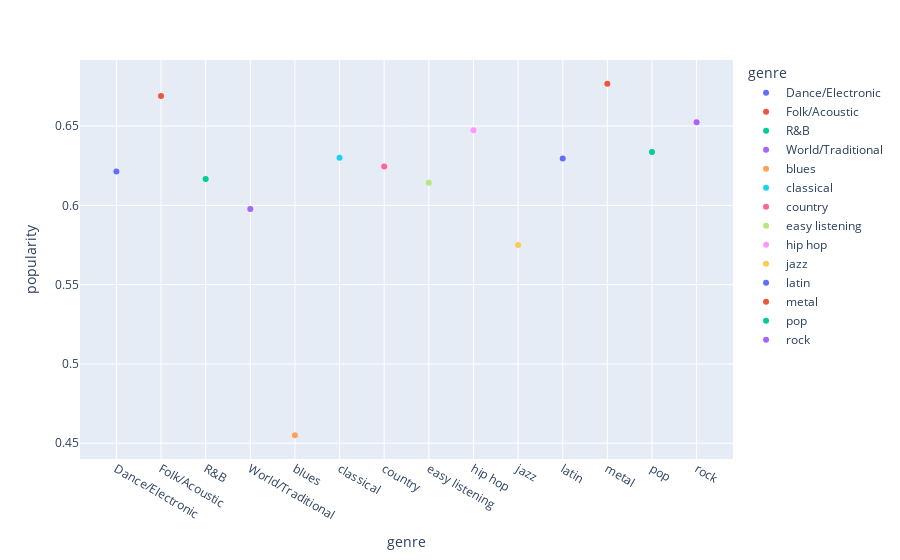

Notebook code for this chart:
### Code cell
px.scatter(result,x='genre',y='popularity',color='genre')

### Figure 1 — Plotly figure (JSON) as saved in the notebook; plotly's stock layout.template omitted (floating-point values rounded to 4 significant figures)
{"data": [{"hovertemplate": "genre=%{x}<br>popularity=%{y}<extra></extra>", "legendgroup": "Dance/Electronic", "marker": {"color": "#636efa", "symbol": "circle"}, "mode": "markers", "name": "Dance/Electronic", "orientation": "v", "showlegend": true, "type": "scatter", "x": ["Dance/Electronic"], "xaxis": "x", "y": [0.6213], "yaxis": "y"}, {"hovertemplate": "genre=%{x}<br>popularity=%{y}<extra></extra>", "legendgroup": "Folk/Acoustic", "marker": {"color": "#EF553B", "symbol": "circle"}, "mode": "markers", "name": "Folk/Acoustic", "orientation": "v", "showlegend": true, "type": "scatter", "x": ["Folk/Acoustic"], "xaxis": "x", "y": [0.6689], "yaxis": "y"}, {"hovertemplate": "genre=%{x}<br>popularity=%{y}<extra></extra>", "legendgroup": "R&B", "marker": {"color": "#00cc96", "symbol": "circle"}, "mode": "markers", "name": "R&B", "orientation": "v", "showlegend": true, "type": "scatter", "x": ["R&B"], "xaxis": "x", "y": [0.6166], "yaxis": "y"}, {"hovertemplate": "genre=%{x}<br>popularity=%{y}<extra></extra>", "legendgroup": "World/Traditional", "marker": {"color": "#ab63fa", "symbol": "circle"}, "mode": "markers", "name": "World/Traditional", "orientation": "v", "showlegend": true, "type": "scatter", "x": ["World/Traditional"], "xaxis": "x", "y": [0.5978], "yaxis": "y"}, {"hovertemplate": "genre=%{x}<br>popularity=%{y}<extra></extra>", "legendgroup": "blues", "marker": {"color": "#FFA15A", "symbol": "circle"}, "mode": "markers", "name": "blues", "orientation": "v", "showlegend": true, "type": "scatter", "x": ["blues"], "xaxis": "x", "y": [0.455], "yaxis": "y"}, {"hovertemplate": "genre=%{x}<br>popularity=%{y}<extra></extra>", "legendgroup": "classical", "marker": {"color": "#19d3f3", "symbol": "circle"}, "mode": "markers", "name": "classical", "orientation": "v", "showlegend": true, "type": "scatter", "x": ["classical"], "xaxis": "x", "y": [0.63], "yaxis": "y"}, {"hovertemplate": "genre=%{x}<br>popularity=%{y}<extra></extra>", "legendgroup": "country", "marker": {"color": "#FF6692", "symbol": "circle"}, "mode": "markers", "name": "country", "orientation": "v", "showlegend": true, "type": "scatter", "x": ["country"], "xaxis": "x", "y": [0.6244], "yaxis": "y"}, {"hovertemplate": "genre=%{x}<br>popularity=%{y}<extra></extra>", "legendgroup": "easy listening", "marker": {"color": "#B6E880", "symbol": "circle"}, "mode": "markers", "name": "easy listening", "orientation": "v", "showlegend": true, "type": "scatter", "x": ["easy listening"], "xaxis": "x", "y": [0.6143], "yaxis": "y"}, {"hovertemplate": "genre=%{x}<br>popularity=%{y}<extra></extra>", "legendgroup": "hip hop", "marker": {"color": "#FF97FF", "symbol": "circle"}, "mode": "markers", "name": "hip hop", "orientation": "v", "showlegend": true, "type": "scatter", "x": ["hip hop"], "xaxis": "x", "y": [0.6474], "yaxis": "y"}, {"hovertemplate": "genre=%{x}<br>popularity=%{y}<extra></extra>", "legendgroup": "jazz", "marker": {"color": "#FECB52", "symbol": "circle"}, "mode": "markers", "name": "jazz", "orientation": "v", "showlegend": true, "type": "scatter", "x": ["jazz"], "xaxis": "x", "y": [0.575], "yaxis": "y"}, {"hovertemplate": "genre=%{x}<br>popularity=%{y}<extra></extra>", "legendgroup": "latin", "marker": {"color": "#636efa", "symbol": "circle"}, "mode": "markers", "name": "latin", "orientation": "v", "showlegend": true, "type": "scatter", "x": ["latin"], "xaxis": "x", "y": [0.6295], "yaxis": "y"}, {"hovertemplate": "genre=%{x}<br>popularity=%{y}<extra></extra>", "legendgroup": "metal", "marker": {"color": "#EF553B", "symbol": "circle"}, "mode": "markers", "name": "metal", "orientation": "v", "showlegend": true, "type": "scatter", "x": ["metal"], "xaxis": "x", "y": [0.6767], "yaxis": "y"}, {"hovertemplate": "genre=%{x}<br>popularity=%{y}<extra></extra>", "legendgroup": "pop", "marker": {"color": "#00cc96", "symbol": "circle"}, "mode": "markers", "name": "pop", "orientation": "v", "showlegend": true, "type": "scatter", "x": ["pop"], "xaxis": "x", "y": [0.6337], "yaxis": "y"}, {"hovertemplate": "genre=%{x}<br>popularity=%{y}<extra></extra>", "legendgroup": "rock", "marker": {"color": "#ab63fa", "symbol": "circle"}, "mode": "markers", "name": "rock", "orientation": "v", "showlegend": true, "type": "scatter", "x": ["rock"], "xaxis": "x", "y": [0.6524], "yaxis": "y"}], "layout": {"legend": {"title": {"text": "genre"}, "tracegroupgap": 0}, "margin": {"t": 60}, "xaxis": {"anchor": "y", "categoryarray": ["Dance/Electronic", "Folk/Acoustic", "R&B", "World/Traditional", "blues", "classical", "country", "easy listening", "hip hop", "jazz", "latin", "metal", "pop", "rock"], "categoryorder": "array", "domain": [0, 1], "title": {"text": "genre"}}, "yaxis": {"anchor": "x", "domain": [0, 1], "title": {"text": "popularity"}}}}
